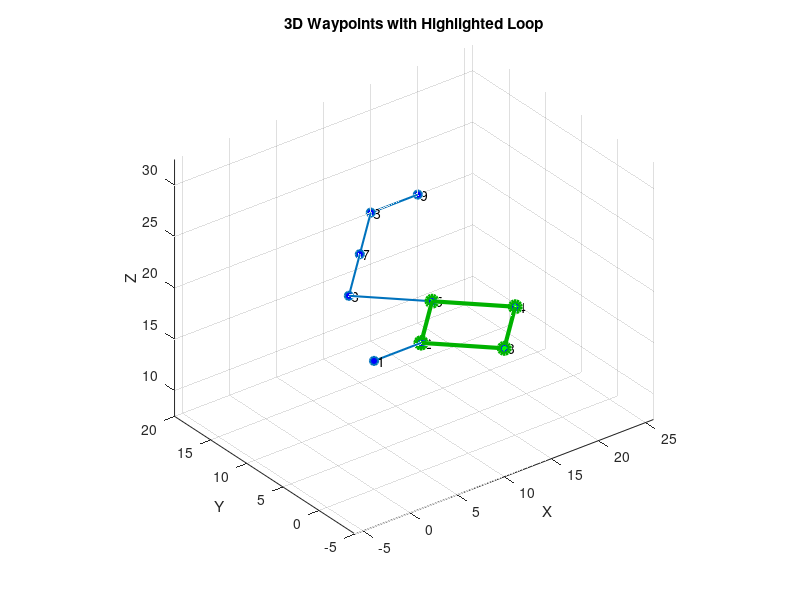

Write the MATLAB code that produced this figure.
% Define waypoints
waypoints = [
    0,  0,  20;
    5,  0,  20;
    10, -5, 20;
    15, 0,  20;
    10, 5,  20;
    5,  10, 20;
    10, 15, 20;
    15, 20, 20;
    20, 20, 20;
];

% Extract X, Y, Z coordinates
X = waypoints(:,1);
Y = waypoints(:,2);
Z = waypoints(:,3);

figure; hold on; grid on;

% Plot full path in blue
plot3(X, Y, Z, '-o', 'LineWidth', 1.5, 'MarkerSize', 6, 'MarkerFaceColor', 'b');

% Highlight loop segment (waypoints 2 to 6) in green with thicker line
loop_indices = [2:5 2];
plot3(X(loop_indices), Y(loop_indices), Z(loop_indices), '-o', ...
    'Color', [0 0.7 0], 'LineWidth', 3, 'MarkerSize', 8, 'MarkerFaceColor', 'g');

% Labels and formatting
xlabel('X'); ylabel('Y'); zlabel('Z');
title('3D Waypoints with Highlighted Loop');
axis equal;
view(3);

% Label all waypoints
for i = 1:length(X)
    text(X(i), Y(i), Z(i), sprintf(' %d', i), 'FontSize', 10, 'Color', 'k');
end

hold off;
